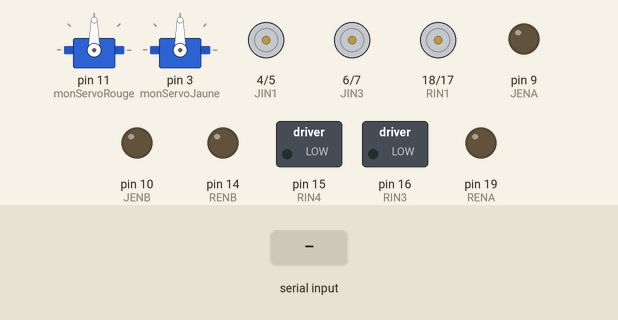
This sketch was run on a simulated Arduino Uno, built with avr-gcc and run on an emulated ATmega328P. Parts: 2 × servo, motor-driver pin pairs drawn as motors (green arrow = first pin HIGH = forward, orange = second pin HIGH = backward, longer = more drive), switched loads named in the sketch (green lamp = pin HIGH), output pins drawn as LEDs (lit = HIGH). The test bench sets the inputs (shaded band). What the sketch prints to the serial monitor is not drawn.

Above: at 1.2 s.
1.3 s: "B" received over the second serial link
At 1.83 s:
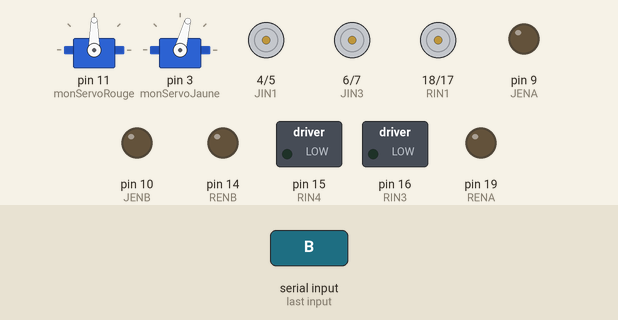
4.3 s: "1" received over the second serial link
At 5.0 s:
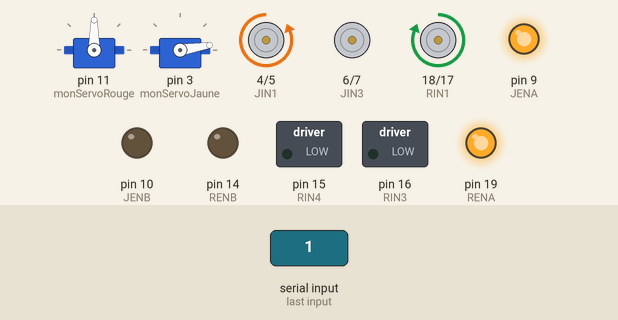
5.8 s: "3" received over the second serial link
At 6.2 s:
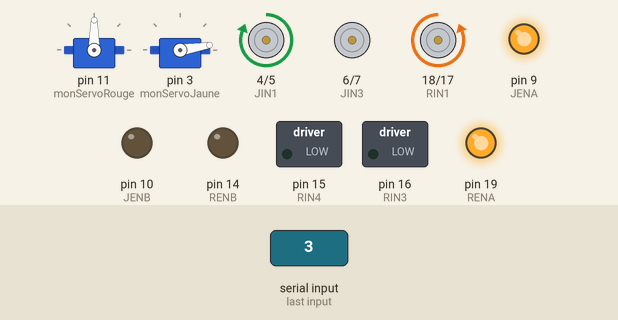
7.3 s: "A" received over the second serial link
At 8.5 s:
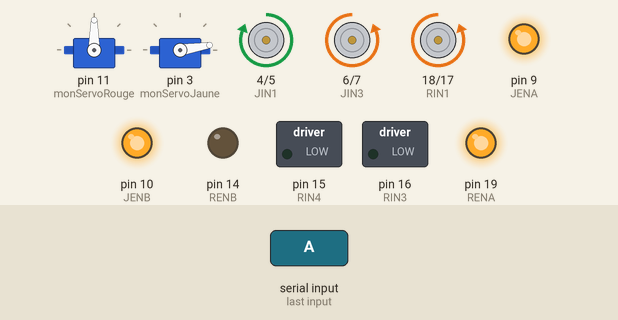
8.8 s: "a" received over the second serial link
At 9.3 s:
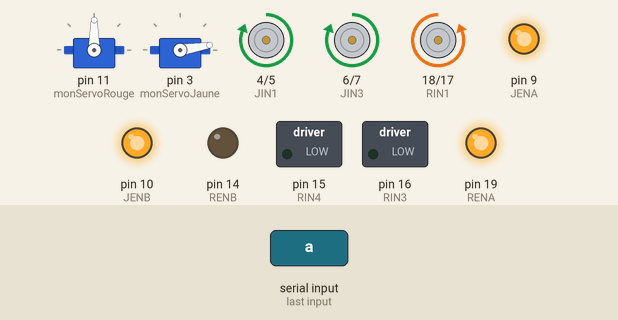
10.3 s: "C" received over the second serial link
At 11.3 s:
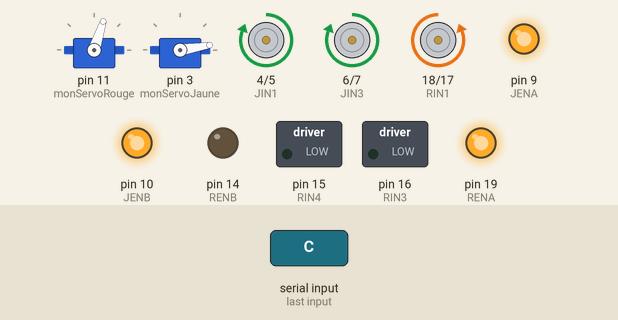
Timing chart, 0 to 14.3 s (numbered marks = the images above; inputs shaded):
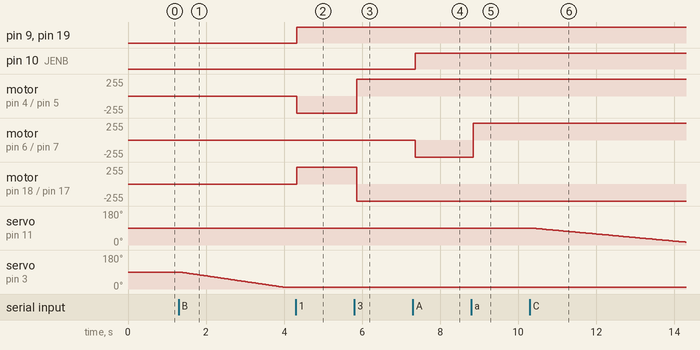

The sketch:

Robot_Programme.ino
```cpp
//    PROGRAMME ROBOT        //

// =============================================================================================================//

//------------------------- LIBRAIRIES ---------------------------------------//

#include <Servo.h>;
#include<SoftwareSerial.h>
#define RX 13
#define TX 12

//-----------------------------------------------------------------------------//
// Moteurs

  // bloc jaune

    // roues
    int JENA = 9 ;
    int JIN1 = 4 ;
    int JIN2 = 5 ;

    // articulation
    int JENB = 10 ;
    int JIN3 = 6 ;
    int JIN4 = 7 ;


  // bloc rouge

    // roues
    int RENA = 19 ;
    int RIN1 = 18 ;
    int RIN2 = 17 ;

    // articulation
    int RENB = 14;
    int RIN3 = 16;
    int RIN4 = 15 ;


// Servos

  Servo monServoJaune;
  Servo monServoRouge;

  int positionServoJaune ;
  int positionServoRouge ;

  boolean jauneMonte = false;
  boolean jauneDescente = false;

  boolean rougeMonte = false ;
  boolean rougeDescente = false;


// Bluetooth

SoftwareSerial BlueT (RX,TX);

char Data;

//============================================================== SETUP =======================================================================//

void setup() {
  Serial.begin(9600);
  Serial.println("BEGIN");

  // bluetooth
  BlueT.begin(9600);

  // Moteurs

  /* RAPPEL
   * ENA: puissance
   * INx INy: sens
   */

  pinMode(JENA,OUTPUT);
  pinMode(JIN1,OUTPUT);
  pinMode(JIN2,OUTPUT);

  pinMode(JENB,OUTPUT);
  pinMode(JIN3,OUTPUT);
  pinMode(JIN4,OUTPUT);

  pinMode(RENA,OUTPUT);
  pinMode(RIN1,OUTPUT);
  pinMode(RIN2,OUTPUT);

  pinMode(RENB,OUTPUT);
  pinMode(RIN3,OUTPUT);
  pinMode(RIN4,OUTPUT);

  // Servos

  monServoRouge.attach(11);
  monServoJaune.attach(3);

}

//============================================================== LOOP =======================================================================//

void loop() {

  positionServoJaune = monServoJaune.read();
  positionServoRouge = monServoRouge.read();


  if(BlueT.available()){ // si BlueT disponible
    Data = BlueT.read();
  }
    Serial.print("Data is : ");
    Serial.println(Data);


    if (Data == '1'){
      Serial.println("En avant");

      // Moteur roues Jaunes
      digitalWrite(JIN1,LOW);
      digitalWrite(JIN2,HIGH);
      // Moteur roues rouges
      digitalWrite(RIN1,HIGH);
      digitalWrite(RIN2,LOW);

      digitalWrite(JENA,255);
      digitalWrite(RENA,255);
    }

    if (Data == '3'){
      Serial.println("En arrière");

      // Moteur roues Jaunes
      digitalWrite(JIN1,HIGH);
      digitalWrite(JIN2,LOW);
      // Moteur roues rouges
      digitalWrite(RIN1,LOW);
      digitalWrite(RIN2,HIGH);
      digitalWrite(JENA,255);
      digitalWrite(RENA,255);
    }

    if (Data == 'A'){
      Serial.println("Jaune avant monte");
      digitalWrite(JIN3,LOW);
      digitalWrite(JIN4,HIGH);
      digitalWrite(JENB,255);
    }

    if (Data == 'a'){
      Serial.println("Jaune avant descend");
      digitalWrite(JIN3,HIGH);
      digitalWrite(JIN4,LOW);
      digitalWrite(JENB,255);
    }


  if (Data == 'b') {
    jauneMonte = false ;
  }

  if (Data == 'B' or jauneMonte)   {
    Serial.println("Servo jaune monte");
    jauneMonte = true ;
    if (positionServoJaune >=10){
         positionServoJaune -= 1 ;
         monServoJaune.write(positionServoJaune);
     }
   }

  if (Data == 'f') {
    jauneDescente = false ;
  }
if (Data == 'F' or jauneDescente==true) {
      Serial.println("Servo jaune descend");
      jauneDescente = true ;
      if (positionServoJaune <=100){
         positionServoJaune += 1 ;
         monServoJaune.write(positionServoJaune);
       }
    }


 if (Data == 'c') {
    rougeMonte = false ;
  }

  if (Data == 'C' or rougeMonte)   {
    Serial.println("Servo rouge monte");
    rougeMonte = true ;
    if (positionServoRouge >=10){
         positionServoRouge -= 1 ;
         monServoRouge.write(positionServoRouge);
     }
   }

  if (Data == 'g') {
    rougeDescente = false ;
  }
if (Data == 'G' or rougeDescente==true) {
      Serial.println("Servo rouge descend");
      rougeDescente = true ;
      if (positionServoRouge <=100){
         positionServoRouge += 1 ;
         monServoRouge.write(positionServoRouge);
       }
    }
/*  PARTIE RETIRE
    if (Data == 'b'){
      Serial.println("Servo jaune monte");

      for (positionServoJaune ; positionServoJaune <= 120 ; positionServoJaune++){
        monServoJaune.write(positionServoJaune);
        delay(40);
      }
    }
JUSQUE LA !!!!

*/


    if (Data == 'C'){

    }

    if (Data == 'c'){

    }

    if (Data == 'D'){
      Serial.println("Rouge avant monte");

      digitalWrite(RIN3,LOW);
      digitalWrite(RIN4,HIGH);

      digitalWrite(RENB,255);
    }

    if (Data == 'd'){
      Serial.println("Rouge avant descend");

      digitalWrite(RIN3,HIGH);
      digitalWrite(RIN4,LOW);

      digitalWrite(RENB,255);
    }

    if (Data == 'S'){

    }

    if (Data == 's'){

    }

    if (Data == '0'){
      Serial.println("STOP !");
      digitalWrite(JENA,0);
      digitalWrite(RENA,0);
    }

    if (Data == 'r'){
      Serial.println("STOP !");
      digitalWrite(JENB,0);
      digitalWrite(RENB,0);

      //positionServoJaune = monServoJaune.read();
      //monServoJaune.write(positionServoJaune);

    }


}
```

Measured:
- after the input at 1.3 s, servo on pin 3 (monServoJaune): moves from 90° to 9° over 2.7 s, starting at once
- after the input at 4.3 s, pin 9 (JENA), pin 19 (RENA): LOW → HIGH at once; motor on pin 4 (JIN1) / pin 5 (JIN2): stopped → backward 255/255 at once; motor on pin 18 (RIN1) / pin 17 (RIN2): stopped → forward 255/255 at once
- after the input at 5.8 s, motor on pin 4 (JIN1) / pin 5 (JIN2): backward 255/255 → forward 255/255 after 0.06 s; motor on pin 18 (RIN1) / pin 17 (RIN2): forward 255/255 → backward 255/255 after 0.06 s
- after the input at 7.3 s, pin 10 (JENB): LOW → HIGH after 0.06 s; motor on pin 6 (JIN3) / pin 7 (JIN4): stopped → backward 255/255 after 0.06 s
- after the input at 8.8 s, motor on pin 6 (JIN3) / pin 7 (JIN4): backward 255/255 → forward 255/255 after 0.05 s
- after the input at 10.3 s, servo on pin 11 (monServoRouge): moves from 90° to 15° over 3.9 s, starting after 0.05 s
